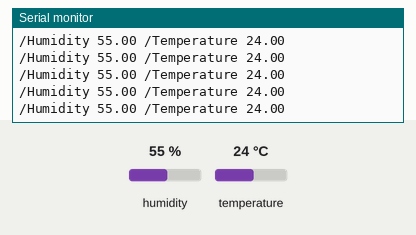
Recording of a sketch running on a simulated Arduino Uno, built with avr-gcc and run on an emulated ATmega328P. On the bench: the last lines printed to the serial monitor. The inputs (shaded band) are chosen by the test bench; at power-on: humidity 55 %, temperature 24 °C.

Above: at 3.3 s.
3.4 s: humidity set to 22 %
At 4.9 s:
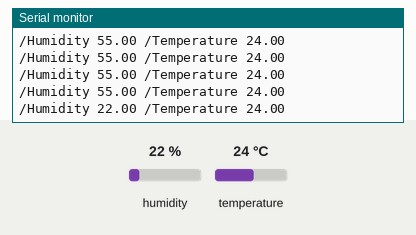
6.2 s: temperature set to 12 °C
At 6.9 s:
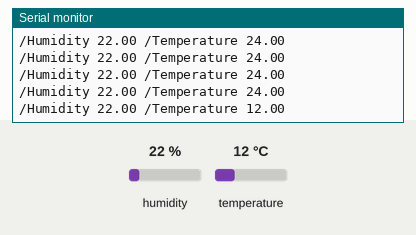
9.0 s: humidity set to 40 %
At 9.5 s:
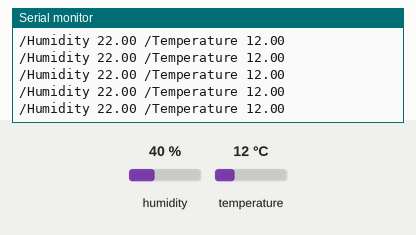
Timing chart, 0 to 12.0 s (numbered marks = the images above; inputs shaded):
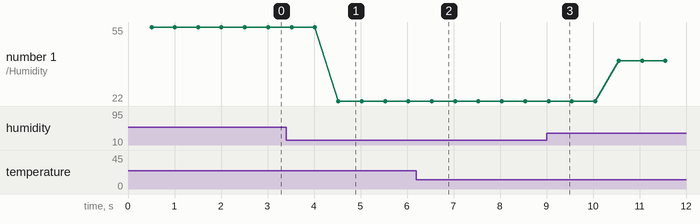

Measured:
- after the input at 3.4 s, the serial monitor: prints a new line after 1.1 s (image 1)
- after the input at 6.2 s, the serial monitor: prints a new line after 0.33 s (image 2)
- plotted number 1: 55 → 22 after the input at 3.4 s, 22 → 40 after the input at 9.0 s

The sketch:

Arduino_DHT22_SensorIn.ino
```cpp
#include "DHT.h"

#define DHTPIN 7
#define DHTTYPE DHT22   // DHT 22  (AM2302)

DHT dht(DHTPIN, DHTTYPE);

void setup() {

  Serial.begin(115200);
  dht.begin();
}

void loop() {
  delay(500);//(the DHT22 is rated at 0.5Hz read speed, but how it reacts in the field varies)

  float h = dht.readHumidity();
  float t = dht.readTemperature();

  // Check if any reads failed and exit early (to try again).
  if (isnan(h) || isnan(t)) {
    Serial.println("Failed to read from DHT sensor!");
    return;
  }

  Serial.print("/Humidity ");
  Serial.print(h);
  Serial.print(" ");
  Serial.print("/Temperature ");
  Serial.print(t);
  Serial.println("");

}
```
